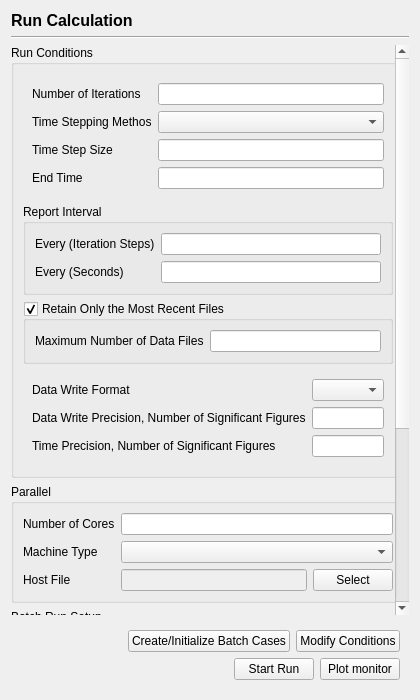
<?xml version="1.0" encoding="UTF-8"?>
<ui version="4.0">
 <class>RunCalculationPage</class>
 <widget class="QWidget" name="RunCalculationPage">
  <property name="geometry">
   <rect>
    <x>0</x>
    <y>0</y>
    <width>420</width>
    <height>700</height>
   </rect>
  </property>
  <property name="windowTitle">
   <string>Form</string>
  </property>
  <layout class="QVBoxLayout" name="verticalLayout_4">
   <item>
    <widget class="QLabel" name="label_22">
     <property name="font">
      <font>
       <pointsize>12</pointsize>
       <bold>true</bold>
      </font>
     </property>
     <property name="text">
      <string>Run Calculation</string>
     </property>
    </widget>
   </item>
   <item>
    <widget class="Line" name="line">
     <property name="orientation">
      <enum>Qt::Horizontal</enum>
     </property>
    </widget>
   </item>
   <item>
    <widget class="QScrollArea" name="scrollArea">
     <property name="sizePolicy">
      <sizepolicy hsizetype="Expanding" vsizetype="Expanding">
       <horstretch>0</horstretch>
       <verstretch>0</verstretch>
      </sizepolicy>
     </property>
     <property name="frameShape">
      <enum>QFrame::NoFrame</enum>
     </property>
     <property name="horizontalScrollBarPolicy">
      <enum>Qt::ScrollBarAlwaysOff</enum>
     </property>
     <property name="sizeAdjustPolicy">
      <enum>QAbstractScrollArea::AdjustToContents</enum>
     </property>
     <property name="widgetResizable">
      <bool>true</bool>
     </property>
     <widget class="QWidget" name="scrollAreaWidgetContents">
      <property name="geometry">
       <rect>
        <x>0</x>
        <y>0</y>
        <width>391</width>
        <height>812</height>
       </rect>
      </property>
      <property name="sizePolicy">
       <sizepolicy hsizetype="Preferred" vsizetype="Preferred">
        <horstretch>0</horstretch>
        <verstretch>0</verstretch>
       </sizepolicy>
      </property>
      <layout class="QVBoxLayout" name="verticalLayout_3">
       <property name="leftMargin">
        <number>0</number>
       </property>
       <property name="topMargin">
        <number>0</number>
       </property>
       <property name="rightMargin">
        <number>0</number>
       </property>
       <property name="bottomMargin">
        <number>0</number>
       </property>
       <item>
        <widget class="QGroupBox" name="groupBox">
         <property name="title">
          <string>Run Conditions</string>
         </property>
         <layout class="QVBoxLayout" name="verticalLayout">
          <item>
           <widget class="QWidget" name="widget_2" native="true">
            <layout class="QFormLayout" name="formLayout_3">
             <item row="0" column="0">
              <widget class="QLabel" name="label">
               <property name="text">
                <string>Number of Iterations</string>
               </property>
              </widget>
             </item>
             <item row="0" column="1">
              <widget class="QLineEdit" name="numberOfIterations"/>
             </item>
             <item row="1" column="0">
              <widget class="QLabel" name="label_2">
               <property name="text">
                <string>Time Stepping Methos</string>
               </property>
              </widget>
             </item>
             <item row="1" column="1">
              <widget class="QComboBox" name="timeSteppingMethod"/>
             </item>
             <item row="2" column="0">
              <widget class="QLabel" name="label_3">
               <property name="text">
                <string>Time Step Size</string>
               </property>
              </widget>
             </item>
             <item row="2" column="1">
              <widget class="QLineEdit" name="timeStepSize"/>
             </item>
             <item row="3" column="0">
              <widget class="QLabel" name="label_4">
               <property name="text">
                <string>End Time</string>
               </property>
              </widget>
             </item>
             <item row="3" column="1">
              <widget class="QLineEdit" name="endTime"/>
             </item>
            </layout>
           </widget>
          </item>
          <item>
           <widget class="QGroupBox" name="groupBox_2">
            <property name="title">
             <string>Report Interval</string>
            </property>
            <layout class="QFormLayout" name="formLayout">
             <item row="0" column="0">
              <widget class="QLabel" name="label_5">
               <property name="text">
                <string>Every (Iteration Steps)</string>
               </property>
              </widget>
             </item>
             <item row="0" column="1">
              <widget class="QLineEdit" name="reportIntervalIterationSteps"/>
             </item>
             <item row="1" column="0">
              <widget class="QLabel" name="label_6">
               <property name="text">
                <string>Every (Seconds)</string>
               </property>
              </widget>
             </item>
             <item row="1" column="1">
              <widget class="QLineEdit" name="reportIntervalSeconds"/>
             </item>
            </layout>
           </widget>
          </item>
          <item>
           <widget class="QGroupBox" name="retainOnlyTheMostRecentFiles">
            <property name="title">
             <string>Retain Only the Most Recent Files</string>
            </property>
            <property name="checkable">
             <bool>true</bool>
            </property>
            <layout class="QFormLayout" name="formLayout_2">
             <item row="0" column="0">
              <widget class="QLabel" name="label_7">
               <property name="text">
                <string>Maximum Number of Data Files</string>
               </property>
              </widget>
             </item>
             <item row="0" column="1">
              <widget class="QLineEdit" name="maximumNumberODataFiles"/>
             </item>
            </layout>
           </widget>
          </item>
          <item>
           <widget class="QWidget" name="widget" native="true">
            <layout class="QFormLayout" name="formLayout_4">
             <item row="0" column="0">
              <widget class="QLabel" name="label_8">
               <property name="text">
                <string>Data Write Format</string>
               </property>
              </widget>
             </item>
             <item row="0" column="1">
              <widget class="QComboBox" name="dataWriteFormat"/>
             </item>
             <item row="1" column="0">
              <widget class="QLabel" name="label_9">
               <property name="text">
                <string>Data Write Precision, Number of Significant Figures</string>
               </property>
              </widget>
             </item>
             <item row="1" column="1">
              <widget class="QLineEdit" name="dataWritePrecision"/>
             </item>
             <item row="2" column="0">
              <widget class="QLabel" name="label_10">
               <property name="text">
                <string>Time Precision, Number of Significant Figures</string>
               </property>
              </widget>
             </item>
             <item row="2" column="1">
              <widget class="QLineEdit" name="timePrecision"/>
             </item>
            </layout>
           </widget>
          </item>
         </layout>
        </widget>
       </item>
       <item>
        <widget class="QGroupBox" name="groupBox_4">
         <property name="title">
          <string>Parallel</string>
         </property>
         <layout class="QFormLayout" name="formLayout_5">
          <item row="0" column="0">
           <widget class="QLabel" name="label_11">
            <property name="text">
             <string>Number of Cores</string>
            </property>
           </widget>
          </item>
          <item row="0" column="1">
           <widget class="QLineEdit" name="numberOfCores"/>
          </item>
          <item row="1" column="0">
           <widget class="QLabel" name="label_15">
            <property name="text">
             <string>Machine Type</string>
            </property>
           </widget>
          </item>
          <item row="1" column="1">
           <widget class="QComboBox" name="machineType"/>
          </item>
          <item row="2" column="0">
           <widget class="QLabel" name="label_12">
            <property name="text">
             <string>Host File</string>
            </property>
           </widget>
          </item>
          <item row="2" column="1">
           <widget class="QWidget" name="widget_7" native="true">
            <layout class="QHBoxLayout" name="horizontalLayout_3">
             <property name="leftMargin">
              <number>0</number>
             </property>
             <property name="topMargin">
              <number>0</number>
             </property>
             <property name="rightMargin">
              <number>0</number>
             </property>
             <property name="bottomMargin">
              <number>0</number>
             </property>
             <item>
              <widget class="QLineEdit" name="hostFile">
               <property name="enabled">
                <bool>false</bool>
               </property>
              </widget>
             </item>
             <item>
              <widget class="QPushButton" name="select">
               <property name="text">
                <string>Select</string>
               </property>
              </widget>
             </item>
            </layout>
           </widget>
          </item>
         </layout>
        </widget>
       </item>
       <item>
        <widget class="QGroupBox" name="groupBox_5">
         <property name="title">
          <string>Batch Run Setup</string>
         </property>
         <layout class="QVBoxLayout" name="verticalLayout_2">
          <item>
           <widget class="QCheckBox" name="checkBox">
            <property name="text">
             <string>Batch Run</string>
            </property>
           </widget>
          </item>
          <item>
           <widget class="QWidget" name="widget_3" native="true">
            <layout class="QFormLayout" name="formLayout_7">
             <item row="0" column="0">
              <widget class="QLabel" name="label_16">
               <property name="text">
                <string>Field</string>
               </property>
              </widget>
             </item>
             <item row="0" column="1">
              <widget class="QComboBox" name="field"/>
             </item>
             <item row="1" column="0">
              <widget class="QLabel" name="label_17">
               <property name="text">
                <string>Patch</string>
               </property>
              </widget>
             </item>
             <item row="1" column="1">
              <widget class="QComboBox" name="patch"/>
             </item>
             <item row="2" column="0">
              <widget class="QLabel" name="label_18">
               <property name="text">
                <string>Min. Value</string>
               </property>
              </widget>
             </item>
             <item row="2" column="1">
              <widget class="QLineEdit" name="minValue"/>
             </item>
             <item row="3" column="0">
              <widget class="QLabel" name="label_19">
               <property name="text">
                <string>Max. Value</string>
               </property>
              </widget>
             </item>
             <item row="3" column="1">
              <widget class="QLineEdit" name="maxValue"/>
             </item>
             <item row="4" column="0">
              <widget class="QLabel" name="label_20">
               <property name="text">
                <string>Value Increment</string>
               </property>
              </widget>
             </item>
             <item row="4" column="1">
              <widget class="QLineEdit" name="valueIncrement"/>
             </item>
            </layout>
           </widget>
          </item>
         </layout>
        </widget>
       </item>
       <item>
        <widget class="QWidget" name="widget_4" native="true">
         <layout class="QFormLayout" name="formLayout_8">
          <item row="0" column="0">
           <widget class="QLabel" name="label_21">
            <property name="text">
             <string>Case to Plot</string>
            </property>
           </widget>
          </item>
          <item row="0" column="1">
           <widget class="QComboBox" name="caseToPlot"/>
          </item>
          <item row="1" column="1">
           <spacer name="verticalSpacer">
            <property name="orientation">
             <enum>Qt::Vertical</enum>
            </property>
            <property name="sizeHint" stdset="0">
             <size>
              <width>20</width>
              <height>40</height>
             </size>
            </property>
           </spacer>
          </item>
         </layout>
        </widget>
       </item>
      </layout>
     </widget>
    </widget>
   </item>
   <item>
    <widget class="QWidget" name="widget_5" native="true">
     <layout class="QHBoxLayout" name="horizontalLayout">
      <property name="bottomMargin">
       <number>0</number>
      </property>
      <item>
       <spacer name="horizontalSpacer">
        <property name="orientation">
         <enum>Qt::Horizontal</enum>
        </property>
        <property name="sizeHint" stdset="0">
         <size>
          <width>40</width>
          <height>20</height>
         </size>
        </property>
       </spacer>
      </item>
      <item>
       <widget class="QPushButton" name="batchCase">
        <property name="text">
         <string>Create/Initialize Batch Cases</string>
        </property>
       </widget>
      </item>
      <item>
       <widget class="QPushButton" name="modifyConditions">
        <property name="text">
         <string>Modify Conditions</string>
        </property>
       </widget>
      </item>
     </layout>
    </widget>
   </item>
   <item>
    <widget class="QWidget" name="widget_6" native="true">
     <layout class="QHBoxLayout" name="horizontalLayout_2">
      <property name="topMargin">
       <number>0</number>
      </property>
      <item>
       <spacer name="horizontalSpacer_2">
        <property name="orientation">
         <enum>Qt::Horizontal</enum>
        </property>
        <property name="sizeHint" stdset="0">
         <size>
          <width>40</width>
          <height>20</height>
         </size>
        </property>
       </spacer>
      </item>
      <item>
       <widget class="QPushButton" name="startRun">
        <property name="text">
         <string>Start Run</string>
        </property>
       </widget>
      </item>
      <item>
       <widget class="QPushButton" name="plotMonitor">
        <property name="text">
         <string>Plot monitor</string>
        </property>
       </widget>
      </item>
     </layout>
    </widget>
   </item>
  </layout>
 </widget>
 <resources/>
 <connections/>
</ui>
